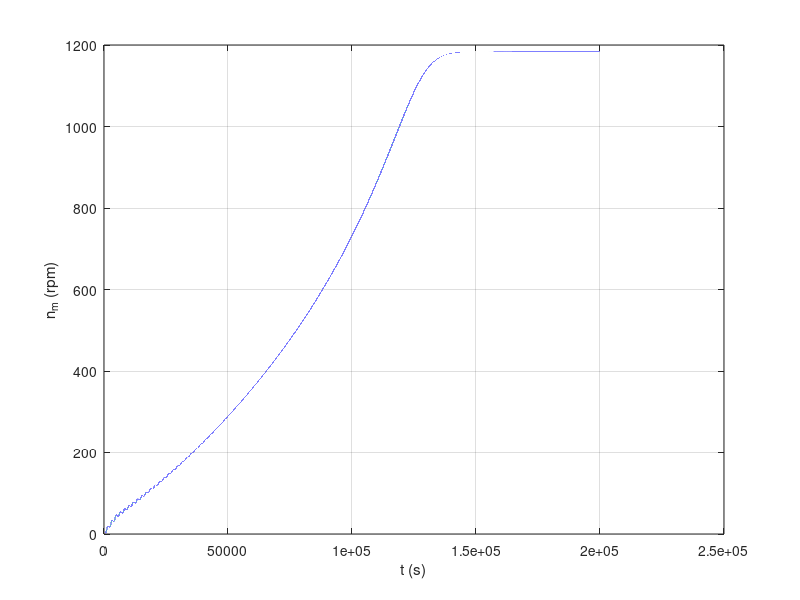
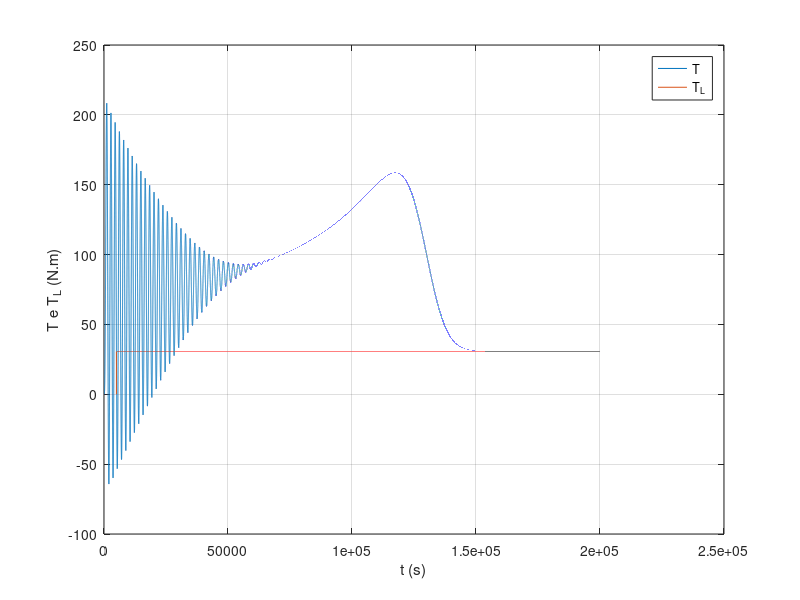
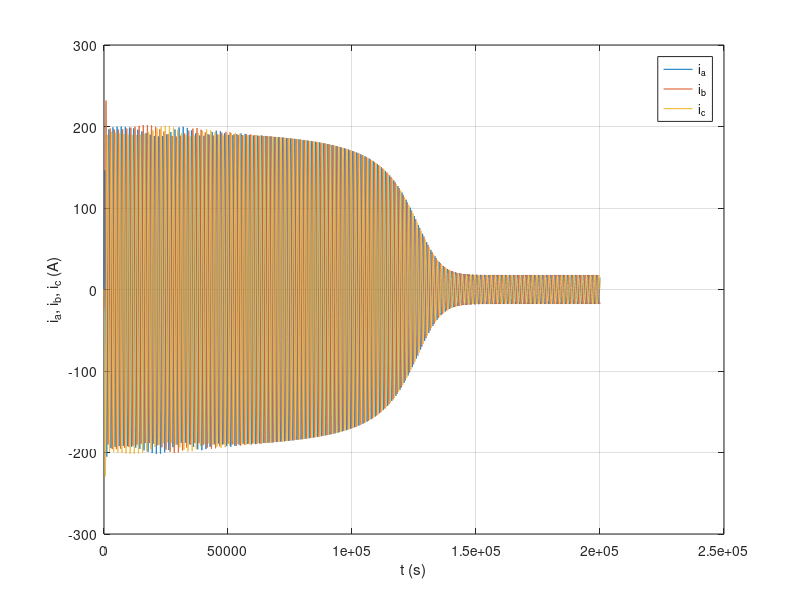
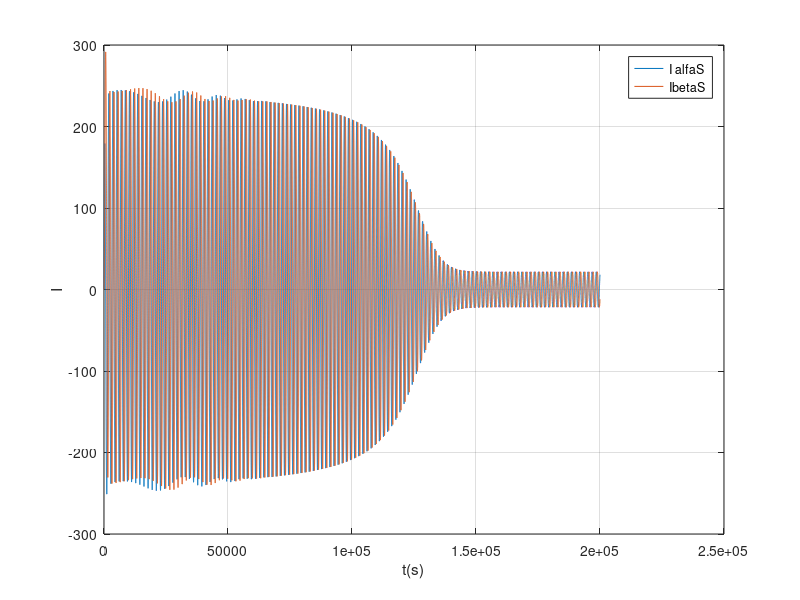

These figures' MATLAB source, in order:
clear all;
clc;
p=6;
Rs=0.294; % Resistência do enrolamento do estator
Lls=1.39e-3; %Indutância de dispersão do estator
Lm=41e-3; %Indutância de magnetização
Ls=Lm+Lls;%Indutância equivalente do estator
Rr=0.156; %Resistência do enrolamento do rotor
Llr=0.740e-3; %Indutância de dispersão do rotor
Lr=Lm+Llr; %Indutância equivalente do rotor
JM=0.4; %Momento de inércia do motor
ys=0+j*0; %Fluxo concatenado do estator
yr=0+j*0; %fluxo concatenado do rotor
wm=0; %Velocidade inicial.
Q=0; 
VLL=220;
Vs=VLL/sqrt(3);
Vm=Vs*sqrt(2);
f=60;
T = 1/f;
w=2*pi*f;
passo=1e-5;
tfinal=2;
c=0;
TL = 0;   
integral_Iefa = 0;
integral_Iefb = 0;
integral_Iefc = 0;
k=sqrt(2/3);
for t=0:passo:tfinal
    c=c+1;

    %Definição das tensões no referencial abc
    vas=Vm*cos(w*t); 
    vbs=Vm*cos(w*t-2*pi/3);
    vcs=Vm*cos(w*t+2*pi/3);
    
    %Declaração das constantes de deslocamento angular.
    alfa=exp(j*2*pi/3);
    alfa2=exp(j*4*pi/3);

    %Declaração do vetor resultante de tensões no estator.
    vs=k*(vas+alfa*vbs+alfa2*vcs);
    %Declaração das componentes no referencial alfa-beta
    valfas=real(vs);
    vbetas=imag(vs);
    
    %Vetor de fluxo concatenado, fluxo estator-fluxo rotor.
    Y=[ys;yr];
    L=[Lls+Lm Lm;Lm Llr+Lm];
    %Vetor de correntes no estator.
    I=inv(L)*Y;
    %Vetor das correntes resultantes no estator
    is=I(1);
    ialfas=real(is);
    ibetas=imag(is);
    ir=I(2);
    
    %Torque do motor 
    T=(1/(k^2))*(2/3)*(p/2)*imag(yr*ir');
    %Velocidade angular elétrica
    w0=(p/2)*wm;
    
    %Rotação do motor;
    nm=wm*60/(2*pi);
    %Corrente no referêncial abc;
    ias=(1/k)*(2/3)*real(is);
    ibs=(1/k)*(2/3)*real(alfa2*is);
    ics=(1/k)*(2/3)*real(alfa*is);

    %Potência elétrica abc
    pele=vas*ias+vbs*ibs+vcs*ics;
    

    %Potência elétrica no alfa-beta
    palfabeta=valfas*ialfas+vbetas*ibetas;
    
    %palphabeta 

    pelealfabeta2 = 1/k^2*2/3*real(vs*is);
    %Definição da carga JM = JL;
    JL=0.4;
    
    %Momento de inércial total
    J=JM+JL;
    

    %Definição da carga aplicada 

    
    if t > 0.05
        TL = 7460/2/(2*pi*1164/60);
    else
        TL = 0;
    end


    %------ Aplicação do método de euler-------
    %Derivada do vetor fluxo concatenado no estator. 
    pys=vs-Rs*is;
    
    %Derivada do fluxo concatenado no rotor.
    pyr=j*w0*yr-Rr*ir;
    

    %Derivada da velocidade angular (aceleração angular)
    pwm=(T-TL)/J;
    
    %Velocidade 
    pQ=wm;
    
    % x(n) = x(n-1) + dx/dt*deltaT 
    ys=ys+pys*passo;
    yr=yr+pyr*passo;
    wm=wm+pwm*passo;
    Q=Q+pQ*passo;

   
     %Plotagem dos vetores.
    v_t(c)=c;
    v_T(c)=T;
    v_wm(c)=wm;
    v_TL(c)=TL;
    v_Q(c)=Q;
    v_ias(c)=ias;
    v_ibs(c)=ibs;
    v_ics(c)=ics;
    v_ialfas(c)=ialfas;
    v_ibetas(c)=ibetas;
    v_valfas(c)=valfas;
    v_vbetas(c)=vbetas;
    v_pele(c)=pele;
    v_palfabeta(c)=palfabeta;

    v_pelealfabeta2(c)=pelealfabeta2;

end

 

figure(1)
plot(v_t,v_wm*60/(2*pi)),grid
ylabel('n_m (rpm)'),xlabel('t (s)')


figure(2)
plot(v_t,v_T,v_t,v_TL),grid
ylabel('T e T_L (N.m)'),xlabel('t (s)')
legend('T','T_L')

figure(3)
plot(v_t,v_ias,v_t,v_ibs,v_t,v_ics),grid
xlabel('t (s)'),ylabel('i_a, i_b, i_c (A)')
legend('i_a','i_b','i_c')

% plotar=0;
% if plotar==1
    figure(4)
    plot(v_t,v_ialfas,v_t,v_ibetas),grid
    ylabel('I'),xlabel('t(s)')
    legend('I alfaS','IbetaS');

   figure(5)
   plot(v_t,v_pele)
   ylabel('Pot.Elétrica'),xlabel('t(s)'),grid
    legend('P_ele');

   figure(6)
   plot(v_t,v_palfabeta),grid
   ylabel('Pot.alphaBeta'),xlabel('t(s)')
   legend('Potência AlphaBeta');


   figure(7)
   plot(v_t,v_pelealfabeta2),grid
   ylabel('Pot.alphaBeta2'),xlabel('t(s)')
   legend('Potência AlphaBeta2');
 

  